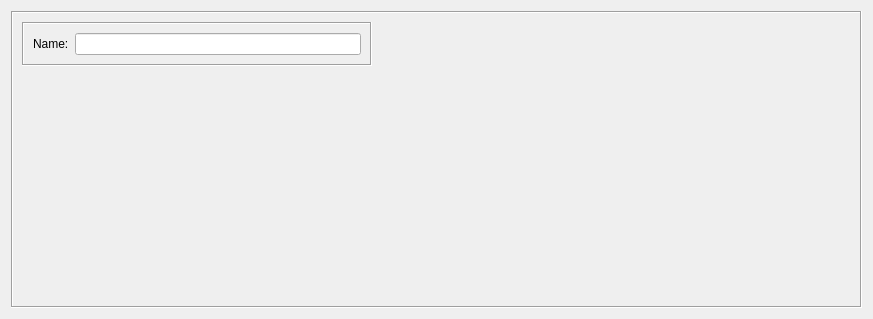
<?xml version="1.0" encoding="UTF-8"?>
<ui version="4.0">
 <class>DynamicGroupDialog_q</class>
 <widget class="QWidget" name="DynamicGroupDialog_q">
  <property name="geometry">
   <rect>
    <x>0</x>
    <y>0</y>
    <width>873</width>
    <height>319</height>
   </rect>
  </property>
  <property name="windowTitle">
   <string>Dynamic Group</string>
  </property>
  <layout class="QGridLayout" name="gridLayout">
   <item row="0" column="0">
    <widget class="QFrame" name="frame7">
     <property name="frameShape">
      <enum>QFrame::Shape::Box</enum>
     </property>
     <property name="frameShadow">
      <enum>QFrame::Shadow::Sunken</enum>
     </property>
     <layout class="QGridLayout" name="gridLayout_2">
      <item row="0" column="0">
       <layout class="QVBoxLayout" name="verticalLayout">
        <item>
         <widget class="QFrame" name="frame14">
          <property name="minimumSize">
           <size>
            <width>350</width>
            <height>0</height>
           </size>
          </property>
          <property name="maximumSize">
           <size>
            <width>350</width>
            <height>16777215</height>
           </size>
          </property>
          <property name="frameShape">
           <enum>QFrame::Shape::Box</enum>
          </property>
          <property name="frameShadow">
           <enum>QFrame::Shadow::Sunken</enum>
          </property>
          <layout class="QGridLayout" name="gridLayout_3">
           <item row="0" column="0">
            <widget class="QLabel" name="textLabel1">
             <property name="text">
              <string>Name:</string>
             </property>
            </widget>
           </item>
           <item row="0" column="1">
            <widget class="QLineEdit" name="obj_name">
             <property name="toolTip">
              <string>Name of this dynamic group. Members are determined automatically by matching object type and keywords.</string>
             </property>
            </widget>
           </item>
          </layout>
         </widget>
        </item>
        <item>
         <spacer name="verticalSpacer">
          <property name="orientation">
           <enum>Qt::Orientation::Vertical</enum>
          </property>
          <property name="sizeHint" stdset="0">
           <size>
            <width>20</width>
            <height>40</height>
           </size>
          </property>
         </spacer>
        </item>
       </layout>
      </item>
      <item row="0" column="1">
       <widget class="CommentKeywords" name="commentKeywords" native="true">
        <property name="sizePolicy">
         <sizepolicy hsizetype="Expanding" vsizetype="Expanding">
          <horstretch>0</horstretch>
          <verstretch>0</verstretch>
         </sizepolicy>
        </property>
       </widget>
      </item>
     </layout>
    </widget>
   </item>
  </layout>
 </widget>
 <customwidgets>
  <customwidget>
   <class>CommentKeywords</class>
   <extends>QWidget</extends>

   <container>1</container>
  </customwidget>
 </customwidgets>
 <tabstops>
  <tabstop>obj_name</tabstop>
 </tabstops>
 <resources>
  <include location="MainRes.qrc"/>
 </resources>
</ui>
